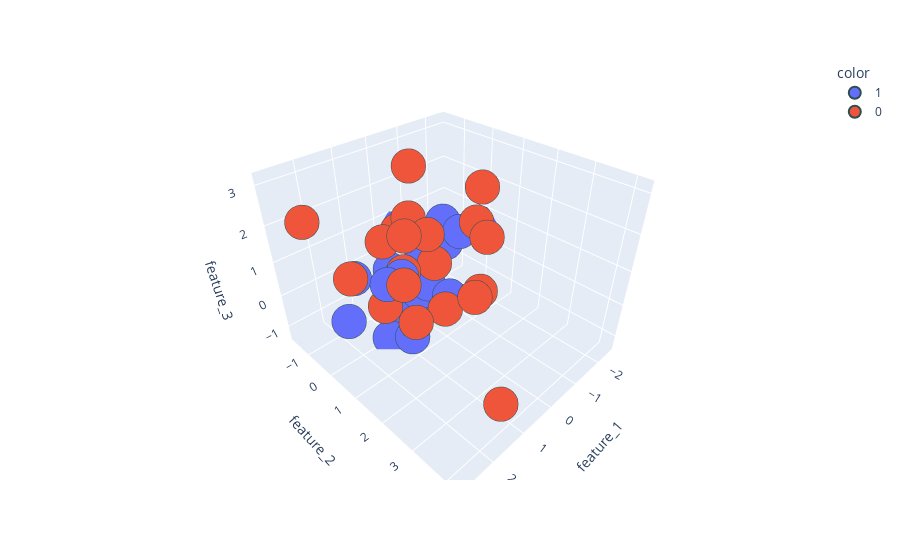

The code cell stored with this chart in its notebook:
### Code cell
fig = px.scatter_3d(df, x=df['feature_1'], y=df['feature_2'], z=df['feature_3'],color = df['target'].astype('str'))
fig.update_traces(marker=dict(size=12,
                              line=dict(width=2,
                                       color='DarkSlateGrey')),
                 selector=dict(mode='markers'))

### Figure 1 — Plotly figure (JSON) as saved in the notebook; plotly's stock layout.template omitted (floating-point values rounded to 4 significant figures)
{"data": [{"hovertemplate": "color=1<br>feature_1=%{x}<br>feature_2=%{y}<br>feature_3=%{z}<extra></extra>", "legendgroup": "1", "marker": {"color": "#636efa", "line": {"color": "DarkSlateGrey", "width": 2}, "size": 12, "symbol": "circle"}, "mode": "markers", "name": "1", "scene": "scene", "showlegend": true, "type": "scatter3d", "x": [-0.3675, 0.4206, 1.968, -2.506, 0.3223, -0.3316, 0.667, -1.01, 0.2411, -0.04544, -0.9926, -0.4208, 0.9486, 1.415, 1.045, -1.838, 0.1901, -0.02254, 1.267, 1.772], "y": [-1.137, 0.4116, -0.5478, 0.147, 0.06034, -1.632, 0.02581, 0.4417, -0.9525, 1.041, -0.1613, -0.552, 0.7017, 0.4577, 0.5382, -0.9388, 0.5121, 0.01342, 0.1736, -0.3475], "z": [-1.322, -0.07132, -0.6794, 0.6062, -1.043, 0.6191, -0.7776, 1.129, -0.1363, -0.09403, 1.192, -0.1211, -1.051, 0.7289, 0.8121, -0.2018, 0.1315, 0.9359, -1.223, 0.6701]}, {"hovertemplate": "color=0<br>feature_1=%{x}<br>feature_2=%{y}<br>feature_3=%{z}<extra></extra>", "legendgroup": "0", "marker": {"color": "#EF553B", "line": {"color": "DarkSlateGrey", "width": 2}, "size": 12, "symbol": "circle"}, "mode": "markers", "name": "0", "scene": "scene", "showlegend": true, "type": "scatter3d", "x": [0.1771, 1.425, 2.224, -0.7233, 2.823, -1.39, 0.3849, 1.677, 1.438, 0.2907, 0.7319, -1.028, -0.7643, 2.011, 0.8989, 1.01, 1.251, 0.2046, 0.7489, 1.234], "y": [-0.5981, 1.441, 0.2304, 1.461, -0.3329, 0.6667, 1.324, 4.188, 1.1, 0.867, 0.5174, 1.131, 1.567, 1.921, 0.436, 1.438, 0.1864, -0.01154, 2.593, 0.05278], "z": [1.227, 0.1826, 1.192, -0.08537, 2.637, 1.344, -0.1032, -0.08056, 1.065, 0.9826, 2.245, 2.603, 1.549, 2.933, 0.821, 2.328, 1.704, 3.151, 1.171, -0.2616]}], "layout": {"legend": {"title": {"text": "color"}, "tracegroupgap": 0}, "margin": {"t": 60}, "scene": {"domain": {"x": [0, 1], "y": [0, 1]}, "xaxis": {"title": {"text": "feature_1"}}, "yaxis": {"title": {"text": "feature_2"}}, "zaxis": {"title": {"text": "feature_3"}}}}}
